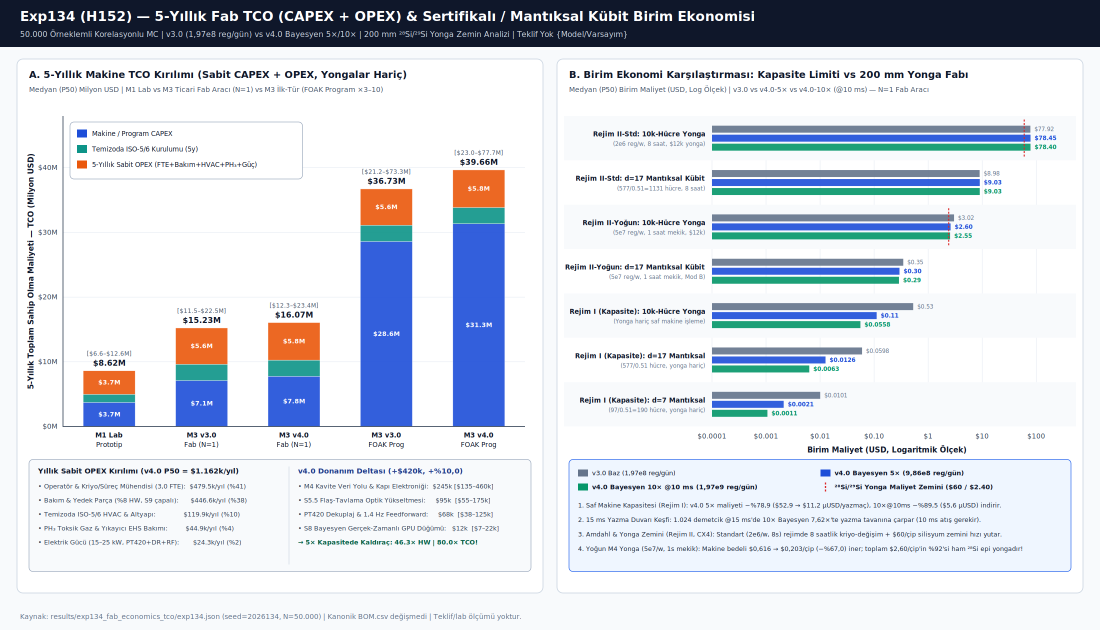
#> input picture results/exp134_fab_economics_tco/fig_exp134_tco_cost_per_qubit.png, 2200 x 1260 px (shown at 1/2 size)
$ python -i plot_exp134.py   (imports and definitions only)
#> lines starting #> are read from the running program, lines starting #| are printed output that depends on the picture
#!/usr/bin/env python3
"""Generate publication-grade PyCairo/PIL figures for Exp134 (Fab Economics & 5-Yr TCO).

100% portable: uses Path(__file__).resolve().parents[2].
Run with /usr/bin/python3 -B (system Python with cairo + PIL).
Outputs:
  - results/exp134_fab_economics_tco/fig_exp134_tco_cost_per_qubit.png (2200x1260)
  - results/exp134_fab_economics_tco/fig_exp134_v3_vs_v4_scaling.png (2200x1260)
"""
from __future__ import annotations

import json
import math
from pathlib import Path

import cairo
from PIL import Image

ROOT = Path(__file__).resolve().parents[2]
OUT_DIR = ROOT / "results" / "exp134_fab_economics_tco"
EXP_JSON = OUT_DIR / "exp134.json"
FONT = "DejaVu Sans"


# [52 lines left out: functions set_rgb, draw_text, round_rect, not called in this run]


def make_fig1_tco_cost_per_qubit(data: dict) -> Path:
    W, H = 2200, 1260
    surf = cairo.ImageSurface(cairo.FORMAT_ARGB32, W, H)
    ctx = cairo.Context(surf)

    set_rgb(ctx, "#F8FAFC")
    ctx.rectangle(0, 0, W, H)
    ctx.fill()

    # Header
    set_rgb(ctx, "#0F172A")
    ctx.rectangle(0, 0, W, 94)
    ctx.fill()
    draw_text(
        ctx,
        "Exp134 (H152) — 5-Yıllık Fab TCO (CAPEX + OPEX) & Sertifikalı / Mantıksal Kübit Birim Ekonomisi",
        40,
        42,
        size=27,
        color="#FFFFFF",
        bold=True,
    )
    draw_text(
        ctx,
        "50.000 Örneklemli Korelasyonlu MC | v3.0 (1,97e8 reg/gün) vs v4.0 Bayesyen 5×/10× | 200 mm ²⁸Si/²⁹Si Yonga Zemin Analizi | Teklif Yok {Model/Varsayım}",
        40,
        74,
        size=15.5,
        color="#CBD5E1",
    )

    # =========================================================================
    # PANEL A (LEFT): 5-YEAR TCO STACKED BREAKDOWN (M1, M3 Fab-Tool, M3 FOAK)
    # =========================================================================
    pa_x, pa_y, pa_w, pa_h = 34, 118, 1052, 1068
    round_rect(ctx, pa_x, pa_y, pa_w, pa_h, 12)
    set_rgb(ctx, "#FFFFFF")
    ctx.fill_preserve()
    set_rgb(ctx, "#CBD5E1")
    ctx.set_line_width(1.6)
    ctx.stroke()

    draw_text(
        ctx,
        "A. 5-Yıllık Makine TCO Kırılımı (Sabit CAPEX + OPEX, Yongalar Hariç)",
        pa_x + 24,
        pa_y + 38,
        size=19.5,
        color="#0F172A",
        bold=True,
    )
    draw_text(
        ctx,
        "Medyan (P50) Milyon USD | M1 Lab vs M3 Ticari Fab Aracı (N=1) vs M3 İlk-Tür (FOAK Program ×3–10)",
        pa_x + 24,
        pa_y + 66,
        size=14,
        color="#475569",
    )

    ax0, ax1 = pa_x + 92, pa_x + pa_w - 36
    ay0, ay1 = pa_y + 114, pa_y + 735
    ymax = 48.0

    def map_ay(v: float) -> float:
        return ay1 - (v / ymax) * (ay1 - ay0)

    for tk in [0, 10, 20, 30, 40]:
        gy = map_ay(tk)
        set_rgb(ctx, "#E2E8F0")
        ctx.set_line_width(1.0)
        ctx.move_to(ax0, gy)
        ctx.line_to(ax1, gy)
        ctx.stroke()
        draw_text(ctx, f"${tk}M", ax0 - 12, gy, size=14, color="#334155", align="right", valign="middle")

    draw_text(
        ctx,
        "5-Yıllık Toplam Sahip Olma Maliyeti — TCO (Milyon USD)",
        pa_x + 28,
        (ay0 + ay1) / 2.0,
        size=15,
        color="#0F172A",
        bold=True,
        align="center",
        valign="middle",
        angle=-math.pi / 2.0,
    )

    tco = data["tco_5yr_summary_no_wafers"]
    opex = data["opex_annual_breakdown_usd"]
    bc = data["budget_cap_v3_vs_v4"]

    cln_m = opex["cleanroom_setup_capex"]["p50"] / 1e6
    op5_v3 = 5.0 * opex["total_fixed_opex_yr_v3"]["p50"] / 1e6
    op5_v4 = 5.0 * opex["total_fixed_opex_yr_v4"]["p50"] / 1e6

    # Build 5 stacked bars (CAPEX remainder = total P50 - cleanroom - 5yr OPEX for clean P50 reconciliation)
    m1_tot = tco["m1_lab_5yr_tco_usd"]["p50"] / 1e6
    v3_fab_tot = tco["v3_fab_tool_n1_5yr_tco_usd"]["p50"] / 1e6
    v4_fab_tot = tco["v4_fab_tool_n1_5yr_tco_usd"]["p50"] / 1e6
    v3_foak_tot = tco["v3_foak_program_5yr_tco_usd"]["p50"] / 1e6
    v4_foak_tot = tco["v4_foak_program_5yr_tco_usd"]["p50"] / 1e6

    bars = [
        ("M1 Lab\nPrototip", m1_tot - 0.5 * cln_m - 0.65 * op5_v3, 0.5 * cln_m, 0.65 * op5_v3, m1_tot,
         tco["m1_lab_5yr_tco_usd"]["p10"] / 1e6, tco["m1_lab_5yr_tco_usd"]["p90"] / 1e6),
        ("M3 v3.0\nFab (N=1)", v3_fab_tot - cln_m - op5_v3, cln_m, op5_v3, v3_fab_tot,
         tco["v3_fab_tool_n1_5yr_tco_usd"]["p10"] / 1e6, tco["v3_fab_tool_n1_5yr_tco_usd"]["p90"] / 1e6),
        ("M3 v4.0\nFab (N=1)", v4_fab_tot - cln_m - op5_v4, cln_m, op5_v4, v4_fab_tot,
         tco["v4_fab_tool_n1_5yr_tco_usd"]["p10"] / 1e6, tco["v4_fab_tool_n1_5yr_tco_usd"]["p90"] / 1e6),
        ("M3 v3.0\nFOAK Prog", v3_foak_tot - cln_m - op5_v3, cln_m, op5_v3, v3_foak_tot,
         tco["v3_foak_program_5yr_tco_usd"]["p10"] / 1e6, tco["v3_foak_program_5yr_tco_usd"]["p90"] / 1e6),
        ("M3 v4.0\nFOAK Prog", v4_foak_tot - cln_m - op5_v4, cln_m, op5_v4, v4_foak_tot,
         tco["v4_foak_program_5yr_tco_usd"]["p10"] / 1e6, tco["v4_foak_program_5yr_tco_usd"]["p90"] / 1e6),
    ]

    seg_cols = [
        ("#1D4ED8", "Makine / Program CAPEX"),
        ("#0D9488", "Temizoda ISO-5/6 Kurulumu (5y)"),
        ("#EA580C", "5-Yıllık Sabit OPEX (FTE+Bakım+HVAC+PH₃+Güç)"),
    ]
    n_b = len(bars)
    slot_w = (ax1 - ax0) / n_b
    bw = 104
    for i, (lbl, c_cap, c_cln, c_op, tot, p10, p90) in enumerate(bars):
        cx = ax0 + (i + 0.5) * slot_w
        cum = 0.0
        for val, (col, _) in zip((c_cap, c_cln, c_op), seg_cols):
            yb, yt = map_ay(cum), map_ay(cum + val)
            set_rgb(ctx, col, 0.90)
            ctx.rectangle(cx - bw / 2.0, yt, bw, yb - yt)
            ctx.fill()
            set_rgb(ctx, "#FFFFFF", 0.65)
            ctx.set_line_width(1.0)
            ctx.rectangle(cx - bw / 2.0, yt, bw, yb - yt)
            ctx.stroke()
            if val >= 3.2:
                draw_text(ctx, f"${val:.1f}M", cx, (yt + yb) / 2.0, size=12.5, color="#FFFFFF", bold=True, align="center", valign="middle")
            cum += val
        draw_text(ctx, f"${tot:.2f}M", cx, map_ay(tot) - 10, size=15.5, color="#0F172A", bold=True, align="center")
        draw_text(ctx, f"[${p10:.1f}–${p90:.1f}M]", cx, map_ay(tot) - 30, size=11.8, color="#475569", align="center")
        for li, line in enumerate(lbl.split("\n")):
            draw_text(ctx, line, cx, ay1 + 22 + li * 19, size=13.5, color="#0F172A", bold=(li == 0), align="center")

    set_rgb(ctx, "#334155")
    ctx.set_line_width(1.6)
    ctx.move_to(ax0, ay0)
    ctx.line_to(ax0, ay1)
    ctx.line_to(ax1, ay1)
    ctx.stroke()

    # Legend inside Panel A top-left (empty space above M1/M3 Fab bars)
    lg_x, lg_y, lg_w, lg_h = ax0 + 14, ay0 + 12, 465, 114
    round_rect(ctx, lg_x, lg_y, lg_w, lg_h, 8)
    set_rgb(ctx, "#FFFFFF", 0.95)
    ctx.fill_preserve()
    set_rgb(ctx, "#94A3B8")
    ctx.set_line_width(1.2)
    ctx.stroke()
    for idx, (col, desc) in enumerate(seg_cols):
        yy = lg_y + 24 + idx * 31
        set_rgb(ctx, col)
        ctx.rectangle(lg_x + 14, yy - 9, 20, 16)
        ctx.fill()
        draw_text(ctx, desc, lg_x + 44, yy, size=13.2, color="#0F172A", valign="middle")

    # Annual OPEX & v4.0 Delta breakdown card at bottom of Panel A
    round_rect(ctx, pa_x + 24, ay1 + 66, pa_w - 48, 224, 8)
    set_rgb(ctx, "#F8FAFC")
    ctx.fill_preserve()
    set_rgb(ctx, "#94A3B8")
    ctx.set_line_width(1.2)
    ctx.stroke()

    draw_text(ctx, "Yıllık Sabit OPEX Kırılımı (v4.0 P50 = $1.162k/yıl)", pa_x + 42, ay1 + 94, size=14.5, color="#0F172A", bold=True)
    op_lines = [
        f"• Operatör & Kriyo/Süreç Mühendisi (3,0 FTE):  ${opex['fte_operators_engineers']['p50']/1e3:,.1f}k/yıl (%41)",
        f"• Bakım & Yedek Parça (%8 HW, S9 çapalı):      ${opex['maintenance_spares_8pct_v4']['p50']/1e3:,.1f}k/yıl (%38)",
        f"• Temizoda ISO-5/6 HVAC & Altyapı:              ${opex['cleanroom_hvac']['p50']/1e3:,.1f}k/yıl (%10)",
        f"• PH₃ Toksik Gaz & Yıkayıcı EHS Bakımı:         ${opex['ph3_gas_ehs']['p50']/1e3:,.1f}k/yıl (%4)",
        f"• Elektrik Gücü (15–25 kW, PT420+DR+RF):       ${opex['power_15_25kw']['p50']/1e3:,.1f}k/yıl (%2)",
    ]
    for i, ln in enumerate(op_lines):
        draw_text(ctx, ln, pa_x + 42, ay1 + 124 + i * 28, size=12.8, color="#334155")

    # Right sub-column inside bottom card: v4.0 Hardware Delta + Leverage
    v4d = data["v4_hardware_deltas"]
    lev = data["v3_to_v4_value_leverage"]
    vx = pa_x + 562
    set_rgb(ctx, "#CBD5E1")
    ctx.set_line_width(1.2)
    ctx.move_to(vx - 18, ay1 + 80)
    ctx.line_to(vx - 18, ay1 + 276)
    ctx.stroke()
    draw_text(ctx, f"v4.0 Donanım Deltası (+${v4d['total_nom_usd']/1e3:.0f}k, +%10,0)", vx, ay1 + 94, size=14.5, color="#1E3A8A", bold=True)
    v4_lines = [
        f"• M4 Kavite Veri Yolu & Kapı Elektroniği:  $245k [$135–460k]",
        f"• S5.5 Flaş-Tavlama Optik Yükseltmesi:     $95k  [$55–175k]",
        f"• PT420 Dekuplaj & 1,4 Hz Feedforward:     $68k  [$38–125k]",
        f"• S8 Bayesyen Gerçek-Zamanlı GPU Düğümü:   $12k  [$7–22k]",
        f"→ 5× Kapasitede Kaldıraç: {lev['hw_capex_leverage_ratio_5x']:.1f}× HW | {lev['tco5_leverage_ratio_5x']:.1f}× TCO!",
    ]
    for i, ln in enumerate(v4_lines):
        draw_text(ctx, ln, vx, ay1 + 124 + i * 28, size=12.8, color="#065F46" if i == 4 else "#334155", bold=(i == 4))

    # =========================================================================
    # PANEL B (RIGHT): UNIT ECONOMICS LADDER (LOG SCALE, REGIME I vs REGIME II)
    # =========================================================================
    pb_x, pb_y, pb_w, pb_h = 1114, 118, 1052, 1068
    round_rect(ctx, pb_x, pb_y, pb_w, pb_h, 12)
    set_rgb(ctx, "#FFFFFF")
    ctx.fill_preserve()
    set_rgb(ctx, "#CBD5E1")
    ctx.set_line_width(1.6)
    ctx.stroke()

    draw_text(
        ctx,
        "B. Birim Ekonomi Karşılaştırması: Kapasite Limiti vs 200 mm Yonga Fabı",
        pb_x + 24,
        pb_y + 38,
        size=19.5,
        color="#0F172A",
        bold=True,
    )
    draw_text(
        ctx,
        "Medyan (P50) Birim Maliyet (USD, Log Ölçek) | v3.0 vs v4.0-5× vs v4.0-10× (@10 ms) — N=1 Fab Aracı",
        pb_x + 24,
        pb_y + 66,
        size=14,
        color="#475569",
    )

    bx0, bx1 = pb_x + 310, pb_x + pb_w - 42
    by0, by1 = pb_y + 114, pb_y + 735
    lmin, lmax = math.log10(1e-4), math.log10(300.0)

    def map_bx(val: float) -> float:
        lv = math.log10(max(1e-4, min(300.0, val)))
        return bx0 + (lv - lmin) / (lmax - lmin) * (bx1 - bx0)

    for tk, tlbl in [(1e-4, "$0.0001"), (1e-3, "$0.001"), (1e-2, "$0.01"), (0.1, "$0.10"), (1.0, "$1"), (10.0, "$10"), (100.0, "$100")]:
        gx = map_bx(tk)
        set_rgb(ctx, "#E2E8F0")
        ctx.set_line_width(1.0)
        ctx.move_to(gx, by0)
        ctx.line_to(gx, by1)
        ctx.stroke()
        draw_text(ctx, tlbl, gx, by1 + 24, size=13.5, color="#334155", align="center")

    draw_text(
        ctx,
        "Birim Maliyet (USD, Logaritmik Ölçek)",
        (bx0 + bx1) / 2.0,
        by1 + 52,
        size=15,
        color="#0F172A",
        bold=True,
        align="center",
    )

    r1 = data["regime1_steady_state_capacity"]
    r2 = data["regime2_wafer_batch_amdahl"]
    metrics = [
        (
            "Rejim II-Std: 10k-Hücre Yonga\n(2e6 reg/w, 8 saat, $12k yonga)",
            r2["standard_2e6_8h"]["v3_0"]["wafer_price_sweep"]["usd_12000"]["usd_per_chip_10k_p50"],
            r2["standard_2e6_8h"]["v4_0_5x"]["wafer_price_sweep"]["usd_12000"]["usd_per_chip_10k_p50"],
            r2["standard_2e6_8h"]["v4_0_10x_10ms"]["wafer_price_sweep"]["usd_12000"]["usd_per_chip_10k_p50"],
            60.0,
        ),
        (
            "Rejim II-Std: d=17 Mantıksal Kübit\n(577/0.51=1131 hücre, 8 saat)",
            r2["standard_2e6_8h"]["v3_0"]["fab_tool_n1_stoch_wafer"]["logical_qubit_m4"]["d17"]["usd_modb_p50"],
            r2["standard_2e6_8h"]["v4_0_5x"]["fab_tool_n1_stoch_wafer"]["logical_qubit_m4"]["d17"]["usd_modb_p50"],
            r2["standard_2e6_8h"]["v4_0_10x_10ms"]["fab_tool_n1_stoch_wafer"]["logical_qubit_m4"]["d17"]["usd_modb_p50"],
            None,
        ),
        (
            "Rejim II-Yoğun: 10k-Hücre Yonga\n(5e7 reg/w, 1 saat mekik, $12k)",
            r2["dense_5e7_1h"]["v3_0"]["wafer_price_sweep"]["usd_12000"]["usd_per_chip_10k_p50"],
            r2["dense_5e7_1h"]["v4_0_5x"]["wafer_price_sweep"]["usd_12000"]["usd_per_chip_10k_p50"],
            r2["dense_5e7_1h"]["v4_0_10x_10ms"]["wafer_price_sweep"]["usd_12000"]["usd_per_chip_10k_p50"],
            2.40,
        ),
        (
            "Rejim II-Yoğun: d=17 Mantıksal Kübit\n(5e7 reg/w, 1 saat mekik, Mod B)",
            r2["dense_5e7_1h"]["v3_0"]["fab_tool_n1_stoch_wafer"]["logical_qubit_m4"]["d17"]["usd_modb_p50"],
            r2["dense_5e7_1h"]["v4_0_5x"]["fab_tool_n1_stoch_wafer"]["logical_qubit_m4"]["d17"]["usd_modb_p50"],
            r2["dense_5e7_1h"]["v4_0_10x_10ms"]["fab_tool_n1_stoch_wafer"]["logical_qubit_m4"]["d17"]["usd_modb_p50"],
            None,
        ),
        (
            "Rejim I (Kapasite): 10k-Hücre Yonga\n(Yonga hariç saf makine işleme)",
            r1["v3_0_baseline"]["fab_tool_n1_5yr"]["usd_per_chip_10k"]["p50"],
            r1["v4_0_bayes5x_15ms"]["fab_tool_n1_5yr"]["usd_per_chip_10k"]["p50"],
            r1["v4_0_bayes10x_10ms"]["fab_tool_n1_5yr"]["usd_per_chip_10k"]["p50"],
            None,
        ),
        (
            "Rejim I (Kapasite): d=17 Mantıksal\n(577/0.51 hücre, yonga hariç)",
            r1["v3_0_baseline"]["fab_tool_n1_5yr"]["logical_qubit_m4"]["d17"]["usd_modb_p50"],
            r1["v4_0_bayes5x_15ms"]["fab_tool_n1_5yr"]["logical_qubit_m4"]["d17"]["usd_modb_p50"],
            r1["v4_0_bayes10x_10ms"]["fab_tool_n1_5yr"]["logical_qubit_m4"]["d17"]["usd_modb_p50"],
            None,
        ),
        (
            "Rejim I (Kapasite): d=7 Mantıksal\n(97/0.51=190 hücre, yonga hariç)",
            r1["v3_0_baseline"]["fab_tool_n1_5yr"]["logical_qubit_m4"]["d7"]["usd_modb_p50"],
            r1["v4_0_bayes5x_15ms"]["fab_tool_n1_5yr"]["logical_qubit_m4"]["d7"]["usd_modb_p50"],
            r1["v4_0_bayes10x_10ms"]["fab_tool_n1_5yr"]["logical_qubit_m4"]["d7"]["usd_modb_p50"],
            None,
        ),
    ]

    row_h = (by1 - by0) / len(metrics)
    for i, (mlbl, v3v, v45v, v410v, floor_v) in enumerate(metrics):
        cy = by0 + (i + 0.5) * row_h
        if i % 2 == 0:
            set_rgb(ctx, "#F8FAFC")
            ctx.rectangle(pb_x + 14, cy - row_h / 2.0, pb_w - 28, row_h)
            ctx.fill()

        # Left two-line label
        lines = mlbl.split("\n")
        draw_text(ctx, lines[0], bx0 - 14, cy - 8, size=13.2, color="#0F172A", bold=True, align="right", valign="middle")
        draw_text(ctx, lines[1], bx0 - 14, cy + 12, size=11.5, color="#64748B", align="right", valign="middle")

        # 3 grouped horizontal thin bars
        bh = 14
        for off, val, col in [(-18, v3v, "#64748B"), (0, v45v, "#1D4ED8"), (18, v410v, "#059669")]:
            xw = max(4.0, map_bx(val) - bx0)
            set_rgb(ctx, col, 0.90)
            ctx.rectangle(bx0, cy + off - bh / 2.0, xw, bh)
            ctx.fill()
            val_txt = f"${val:.2f}" if val >= 0.1 else f"${val:.4f}"
            draw_text(ctx, val_txt, bx0 + xw + 8, cy + off, size=11.5, color=col, bold=(off != -18), valign="middle")

        # Optional epitaxial silicon wafer floor tick
        if floor_v is not None:
            fx = map_bx(floor_v)
            ctx.save()
            set_rgb(ctx, "#DC2626")
            ctx.set_line_width(2.2)
            ctx.set_dash([4, 3])
            ctx.move_to(fx, cy - row_h * 0.42)
            ctx.line_to(fx, cy + row_h * 0.42)
            ctx.stroke()
            ctx.restore()

    # Legend for Panel B at bottom of Panel B
    round_rect(ctx, pb_x + 24, ay1 + 66, pb_w - 48, 224, 8)
    set_rgb(ctx, "#EFF6FF")
    ctx.fill_preserve()
    set_rgb(ctx, "#2563EB")
    ctx.set_line_width(1.3)
    ctx.stroke()

    leg_items = [
        ("#64748B", "v3.0 Baz (1,97e8 reg/gün)"),
        ("#1D4ED8", "v4.0 Bayesyen 5× (9,86e8 reg/gün)"),
        ("#059669", "v4.0 Bayesyen 10× @10 ms (1,97e9 reg/gün)"),
        ("#DC2626", "²⁸Si/²⁹Si Yonga Maliyet Zemini ($60 / $2.40)"),
    ]
    for idx, (col, txt) in enumerate(leg_items):
        lx = pb_x + 42 + (idx % 2) * 485
        ly = ay1 + 94 + (idx // 2) * 28
        if idx == 3:
            ctx.save()
            set_rgb(ctx, col)
            ctx.set_line_width(2.6)
            ctx.set_dash([4, 3])
            ctx.move_to(lx + 10, ly - 10)
            ctx.line_to(lx + 10, ly + 8)
            ctx.stroke()
            ctx.restore()
        else:
            set_rgb(ctx, col)
            ctx.rectangle(lx, ly - 8, 20, 14)
            ctx.fill()
        draw_text(ctx, txt, lx + 28, ly, size=13, color="#0F172A", bold=(idx >= 1), valign="middle")

    takeaways = [
        "1. Saf Makine Kapasitesi (Rejim I): v4.0 5× maliyeti −%78,9 ($52,9 → $11,2 µUSD/yazmaç), 10×@10ms −%89,5 ($5,6 µUSD) indirir.",
        "2. 15 ms Yazma Duvarı Keşfi: 1.024 demetcik @15 ms'de 10× Bayesyen 7,62×'te yazma tavanına çarpar (10 ms atış gerekir).",
        "3. Amdahl & Yonga Zemini (Rejim II, CX4): Standart (2e6/w, 8s) rejimde 8 saatlik kriyo-değişim + $60/çip silisyum zemini hızı yutar.",
        "4. Yoğun M4 Yonga (5e7/w, 1s mekik): Makine bedeli $0,616 → $0,203/çip (−%67,0) iner; toplam $2,60/çip'in %92'si ham ²⁸Si epi yongadır!",
    ]
    for ti, tt in enumerate(takeaways):
        draw_text(ctx, tt, pb_x + 42, ay1 + 162 + ti * 29, size=12.6, color="#1E293B")

    draw_text(
        ctx,
        "Kaynak: results/exp134_fab_economics_tco/exp134.json (seed=2026134, N=50.000) | Kanonik BOM.csv değişmedi | Teklif/lab ölçümü yoktur.",
        40,
        H - 22,
        size=14,
        color="#64748B",
    )

    out_path = OUT_DIR / "fig_exp134_tco_cost_per_qubit.png"
    surf.write_to_png(str(out_path))
    assert Image.open(out_path).size == (W, H)
    return out_path


# [430 lines left out: functions make_fig2_v3_vs_v4_scaling, main, not called in this run]


# [2 lines not run here, left out]

>>> import cv2
>>> picture = cv2.imread('../../results/exp134_fab_economics_tco/fig_exp134_tco_cost_per_qubit.png', cv2.IMREAD_GRAYSCALE)
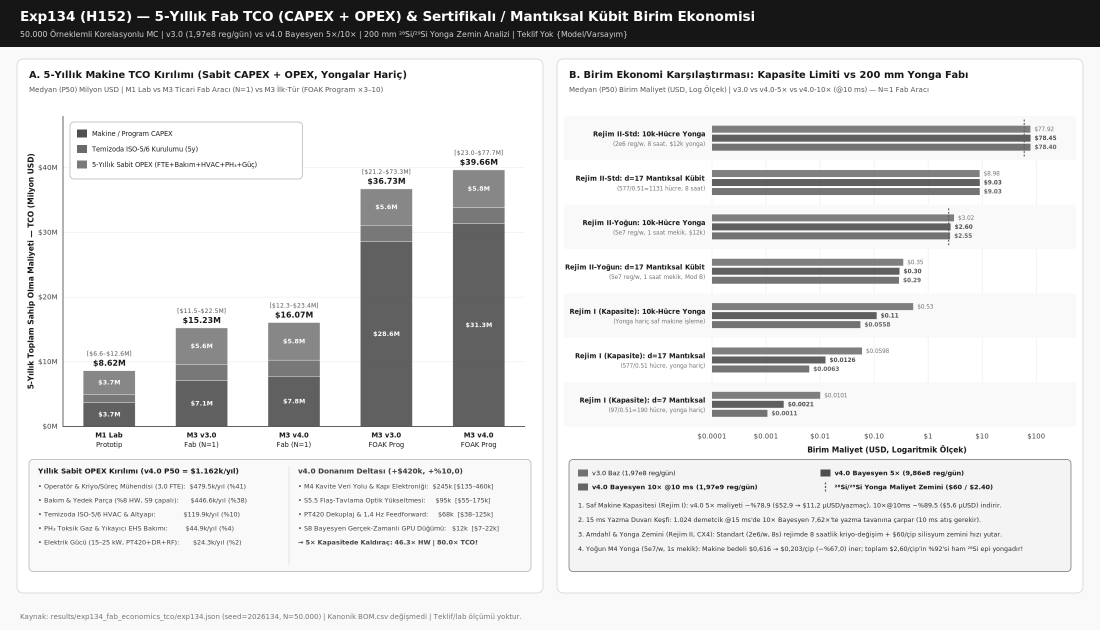
#> picture: shape (1260, 2200) (shown at 1/2 size); min 22, max 255, mean 216.4
#> (the run stopped early here; a loop or call above may not have finished)
